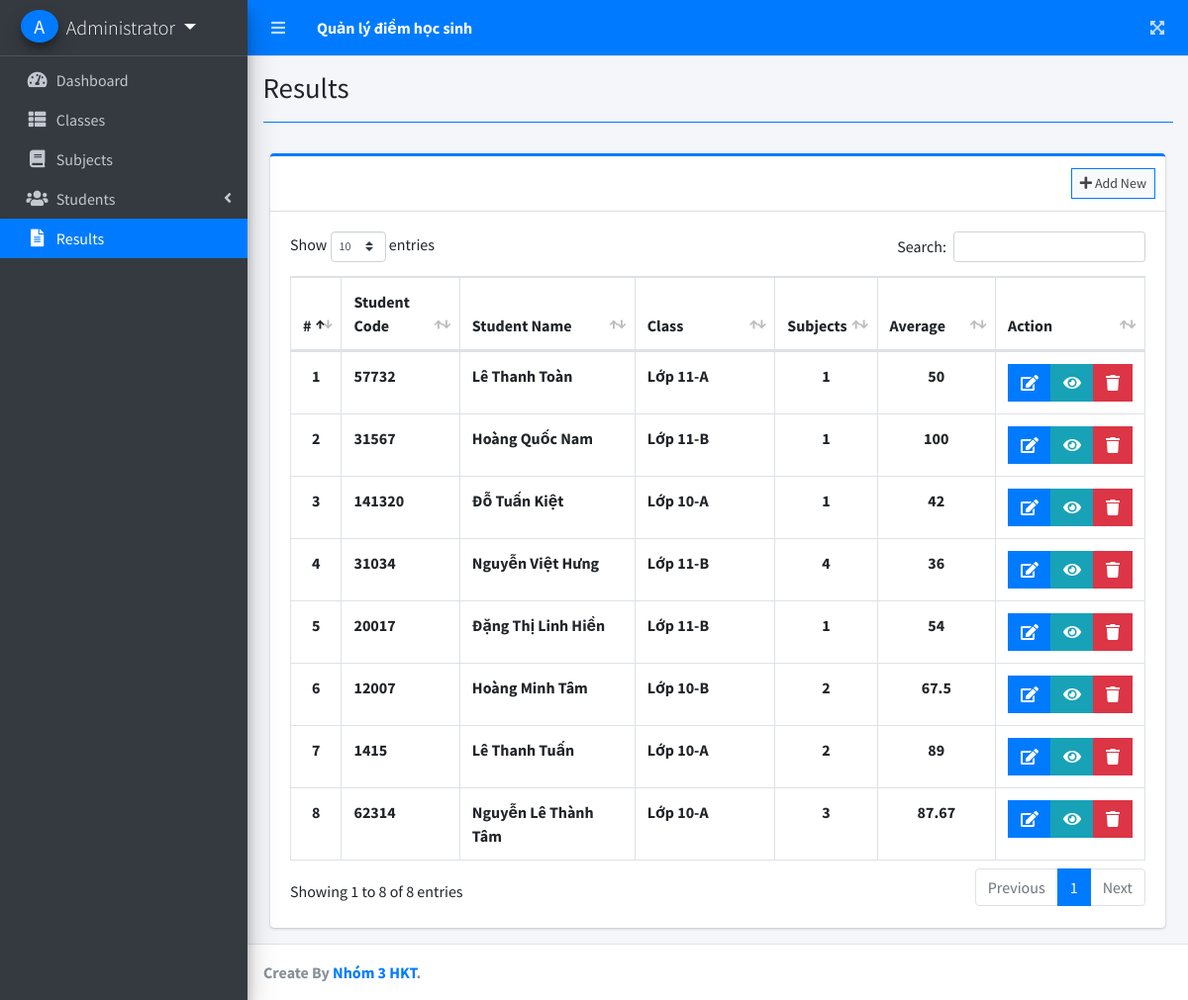
Screenshot of /index.php?page=results (signed in) with the database file from the repository.
### tables this page shows
CREATE TABLE `results` (
  `id` int(30) NOT NULL,
  `student_id` int(30) NOT NULL,
  `marks_percentage` varchar(5) NOT NULL,
  `class_id` int(30) NOT NULL,
  `date_created` datetime NOT NULL DEFAULT current_timestamp()
);

CREATE TABLE `students` (
  `id` int(30) NOT NULL,
  `student_code` varchar(50) NOT NULL,
  `firstname` varchar(200) NOT NULL,
  `middlename` varchar(200) NOT NULL,
  `lastname` varchar(200) NOT NULL,
  `gender` varchar(50) NOT NULL,
  `address` text NOT NULL,
  `class_id` int(30) NOT NULL,
  `date_created` datetime NOT NULL DEFAULT current_timestamp()
);

### results.php (the view, shortened to what this page needs)
<?php include'db_connect.php' ?>
<div class="col-lg-12">
	<div class="card card-outline card-primary">
		<?php	if(!isset($_SESSION['rs_id'])): ?>
		<div class="card-header">
			<div class="card-tools">
				<a class="btn btn-block btn-sm btn-default btn-flat border-primary" href="./index.php?page=new_result"><i class="fa fa-plus"></i> Add New</a>
			</div>
		</div>
	<?php endif; ?>
		<div class="card-body">
			<table class="table tabe-hover table-bordered" id="list">
				<colgroup>
					<col width="5%">
					<col width="15%">
					<col width="25%">
					<col width="20%">
					<col width="10%">
					<col width="15%">
				</colgroup>
				<thead>
					<tr>
						<th class="text-center">#</th>
						<th>Student Code</th>
						<th>Student Name</th>
						<th>Class</th>
						<th>Subjects</th>
						<th>Average</th>
						<th>Action</th>
					</tr>
				</thead>
				<tbody>
					<?php
					$i = 1;
					$where = "";
					$qry = $conn->query("SELECT r.*,concat(s.firstname,' ',s.middlename,' ',s.lastname) as name,s.student_code,concat(c.level,'-',c.section) as class FROM results r inner join classes c on c.id = r.class_id inner join students s on s.id = r.student_id $where order by unix_timestamp(r.date_created) desc ");
					while($row= $qry->fetch_assoc()):
						$subjects = $conn->query("SELECT * FROM result_items where result_id =".$row['id'])->num_rows;
					?>
					<tr>
						<th class="text-center"><?php echo $i++ ?></th>
						<td><b><?php echo $row['student_code'] ?></b></td>
						<td><b><?php echo ucwords($row['name']) ?></b></td>
						<td><b><?php echo ucwords($row['class']) ?></b></td>
						<td class="text-center"><b><?php echo $subjects ?></b></td>
						<td class="text-center"><b><?php echo $row['marks_percentage'] ?></b></td>
						<td class="text-center">
							<?php if(isset($_SESSION['login_id'])): ?>
		                    <div class="btn-group">
		                        <a href="./index.php?page=edit_result&id=<?php echo $row['id'] ?>" class="btn btn-primary btn-flat">
		                          <i class="fas fa-edit"></i>
		                        </a>
		                         <button data-id="<?php echo $row['id'] ?>" type="button" class="btn btn-info btn-flat view_result">
		                          <i class="fas fa-eye"></i>
		                        </button>
		                        <button type="button" class="btn btn-danger btn-flat delete_result" data-id="<?php echo $row['id'] ?>">
		                          <i class="fas fa-trash"></i>
		                        </button>
	                      </div>
	                      <?php endif; ?>
						</td>
					</tr>
				<?php endwhile; ?>
				</tbody>
			</table>
		</div>
	</div>
</div>

### rows the page displays
results: student.student_code "57732", name "Lê Thanh Toàn", class "Lớp 11-A", subjects "1", marks_percentage "50"
results: student.student_code "31567", name "Hoàng Quốc Nam", class "Lớp 11-B", subjects "1", marks_percentage "100"
results: student.student_code "141320", name "Đỗ Tuấn Kiệt", class "Lớp 10-A", subjects "1", marks_percentage "42"
results: student.student_code "31034", name "Nguyễn Việt Hưng", class "Lớp 11-B", subjects "4", marks_percentage "36"
results: student.student_code "20017", name "Đặng Thị Linh Hiền", class "Lớp 11-B", subjects "1", marks_percentage "54"
results: student.student_code "12007", name "Hoàng Minh Tâm", class "Lớp 10-B", subjects "2", marks_percentage "67.5"
results: student.student_code "1415", name "Lê Thanh Tuấn", class "Lớp 10-A", subjects "2", marks_percentage "89"
results: student.student_code "62314", name "Nguyễn Lê Thành Tâm", class "Lớp 10-A", subjects "3", marks_percentage "87.67"

### other values shown
$_SESSION['login_firstname'].' '.$_SESSION['login_lastname'] "Administrator"
$title "Results"
